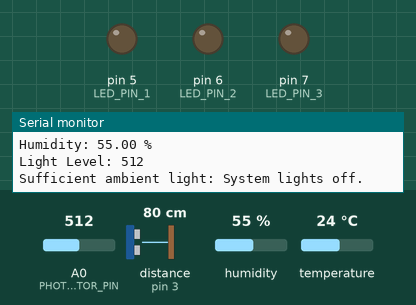
This sketch was run on a simulated Arduino Uno, built with avr-gcc and run on an emulated ATmega328P. Shown: output pins drawn as LEDs (lit = HIGH), the last lines printed to the serial monitor. The test bench sets the inputs (shaded band); at power-on: A0 (PHOTORESISTOR_PIN) = 512, distance to the obstacle (sensor on pin 3) 80 cm, temperature 24 °C, humidity 55 %. The echo pulse lasts 58.3 µs per cm.

Above: at 1.8 s.
1.9 s: A0 (PHOTORESISTOR_PIN) set to 482
At 2.7 s:
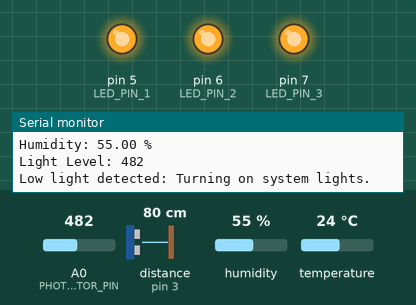
3.7 s: distance to the obstacle (sensor on pin 3) set to 6 cm
5.8 s: distance to the obstacle (sensor on pin 3) set to 3 cm
9.1 s: A0 (PHOTORESISTOR_PIN) set to 510
At 10.6 s:
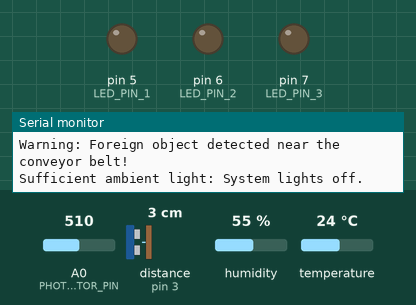
11.4 s: temperature set to 11 °C
12.9 s: temperature set to 8 °C
Timing chart, 0 to 15.4 s (numbered marks = the images above; inputs shaded):
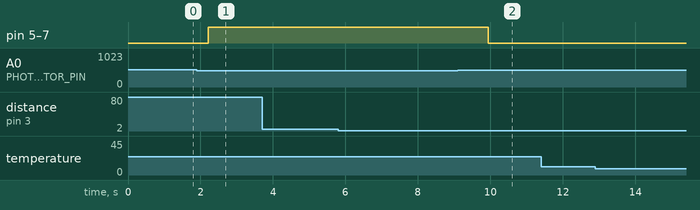

Measured:
- the behaviour switches between 500 and 499 on A0 (PHOTORESISTOR_PIN) (found by bisection; images 0 and 1)
- after the input at 1.9 s, pin 5 (LED_PIN_1), pin 6 (LED_PIN_2), pin 7 (LED_PIN_3): LOW → HIGH after 0.32 s
- after the input at 9.1 s, pin 5 (LED_PIN_1), pin 6 (LED_PIN_2), pin 7 (LED_PIN_3): HIGH → LOW after 0.84 s

The sketch:

final_project.ino
```cpp
#include <NewPing.h>
#include <DHT.h>

// Pin definitions
#define ULTRASONIC_TRIG_PIN 2
#define ULTRASONIC_ECHO_PIN 3
#define TEMPERATURE_SENSOR_PIN 4
#define PHOTORESISTOR_PIN A0
#define LED_PIN_1 5
#define LED_PIN_2 6
#define LED_PIN_3 7
#define DHT_TYPE DHT11

// Object initialization
NewPing sonar(ULTRASONIC_TRIG_PIN, ULTRASONIC_ECHO_PIN, 200);
DHT dht(TEMPERATURE_SENSOR_PIN, DHT_TYPE);

// Variables
long distance;
float temperature;
float humidity;
int lightLevel;
int objectCount = 0;
bool objectDetected = false;

void setup() {
  // Initialize serial communication
  Serial.begin(9600);

  // Initialize sensors
  dht.begin();
  pinMode(PHOTORESISTOR_PIN, INPUT);
  pinMode(LED_PIN_1, OUTPUT);
  pinMode(LED_PIN_2, OUTPUT);
  pinMode(LED_PIN_3, OUTPUT);

  // Initial message
  Serial.println("ArduinoA Initialized");
}

void loop() {
  // Read ultrasonic sensor value
  distance = sonar.ping_cm();
  Serial.print("Distance: ");
  Serial.print(distance);
  Serial.println(" cm");

  // Read temperature and humidity values
  temperature = dht.readTemperature();
  humidity = dht.readHumidity();
  Serial.print("Temperature: ");
  Serial.print(temperature);
  Serial.println(" C");
  Serial.print("Humidity: ");
  Serial.print(humidity);
  Serial.println(" %");

  // Read light level from photoresistor
  lightLevel = analogRead(PHOTORESISTOR_PIN);
  Serial.print("Light Level: ");
  Serial.println(lightLevel);

  // Threshold checks
  countObjects();
  checkForeignObjectDistance();
  checkOverheating();
  checkInternalLights();

  // Delay for stability
  delay(1000);
}

void countObjects() {
  if (distance < 10 && !objectDetected) {
    objectCount++;
    objectDetected = true;
    Serial.print("Object detected. Total count: ");
    Serial.println(objectCount);
  } else if (distance >= 10) {
    objectDetected = false;
  }
}

void checkForeignObjectDistance() {
  if (distance < 5) {
    Serial.println("Warning: Foreign object detected near the conveyor belt!");
  }
}

void checkOverheating() {
  if (temperature > 50) {
    Serial.println("Warning: High temperature detected!");
  }
}

void checkInternalLights() {
  if (lightLevel < 500) {
    Serial.println("Low light detected: Turning on system lights.");
    digitalWrite(LED_PIN_1, HIGH);
    digitalWrite(LED_PIN_2, HIGH);
    digitalWrite(LED_PIN_3, HIGH);
  } else {
    Serial.println("Sufficient ambient light: System lights off.");
    digitalWrite(LED_PIN_1, LOW);
    digitalWrite(LED_PIN_2, LOW);
    digitalWrite(LED_PIN_3, LOW);
  }
}
```
